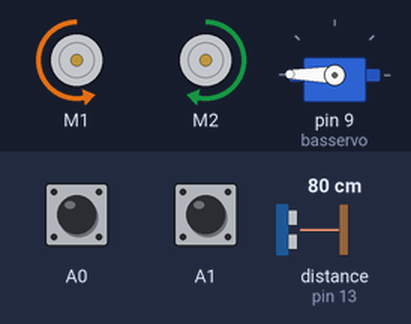
Bench run of a sketch on a simulated Arduino Uno, built with avr-gcc and run on an emulated ATmega328P. Shown: 2 × DC motor (green arrow = forward, orange = backward, longer = faster), servo. The test bench sets the inputs (shaded band); at power-on: distance to the obstacle (sensor on pin 13) 80 cm, A0 HIGH, A1 HIGH. The echo pulse lasts 58.3 µs per cm; random numbers use the default seed unless the sketch sets one.

Above: at 1.4 s.
1.5 s: distance to the obstacle (sensor on pin 13) set to 120 cm
At 1.72 s:
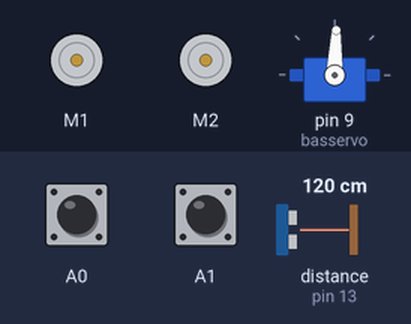
6.3 s: distance to the obstacle (sensor on pin 13) set to 4 cm
At 7.56 s:
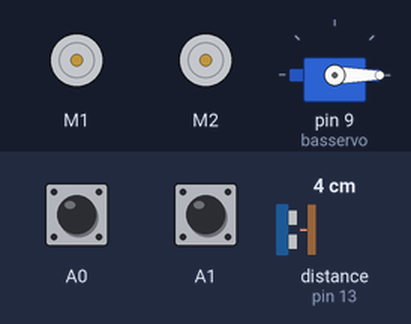
Timing chart, 0 to 15.8 s (numbered marks = the images above; inputs shaded):
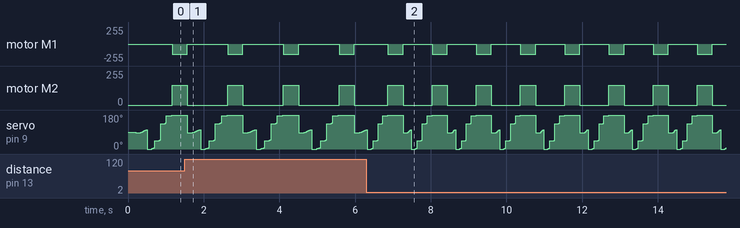

Measured:
- by itself, motor M1: alternates backward 150/255 for 0.40 s and stopped for 0.77 s
- by itself, motor M2: alternates forward 150/255 for 0.40 s and stopped for 0.77 s
- by itself, servo on pin 9 (basservo): repeats every 1.2 s: 0° 0.11 s, 1° 0.02 s, 5° 0.03 s, 45° 0.11 s, 46° 0.02 s, 135° 0.11 s, 136° 0.02 s, 175° 0.11 s, 176° 0.02 s, 179° 0.40 s, 85° 0.11 s, 86° 0.02 s, 90° 0.02 s, 94° 0.02 s, 98° 0.02 s, 102° 0.02 s

The sketch:

RobotArabaV2.ino
```cpp
#include <AFMotor.h>
#include <Ultrasonic.h>
#include <Servo.h>
Servo basservo;
Ultrasonic ultrasonic(12,13); // (Trig PIN,Echo PIN)
AF_DCMotor motorsag(1,MOTOR12_8KHZ);  // Motorları tanımla
AF_DCMotor motorsol(2,MOTOR12_8KHZ);
const bool TRUE = 1; // Lojik değer sabitleri.
const bool FALSE =0;
const int motorhiz = 150;
const int enyakinnesne = 20;
bool onengel,solengel,solcapraz,sagcapraz,sagengel;

void setup() {
pinMode(A0,INPUT_PULLUP);
pinMode(A1,INPUT_PULLUP);
motorsag.setSpeed(motorhiz);
motorsol.setSpeed (motorhiz); // Motor hız kontrol.
basservo.attach(9); // Servo 9. ayak. Karttaki Servo 2 kısmı
basservo.write(90);
delay(200);

}

void loop()
{
  /* Serbest Bırak */
 motorsol.run(RELEASE);
 motorsag.run(RELEASE);
 /* Tarama İşlemi */
 onengel = bastarama(85,105);
 //IR Okuma
if (!digitalRead(A0))
onengel=TRUE;
if(!digitalRead(A1))
onengel=TRUE;
if (onengel==FALSE)
{
  sagcapraz=bastarama(45,50);
  solcapraz=bastarama(135,140);
}

if (onengel==TRUE)
{
   sagengel=bastarama(0,10);
   sagcapraz=bastarama(45,50);
   solcapraz=bastarama(135,140);
   solengel=bastarama(175,180);
}


if (onengel == FALSE && solcapraz == FALSE && sagcapraz == FALSE )
{
motorsag.run(FORWARD);
motorsol.run(FORWARD);
delay(500);
}

else if (onengel == FALSE && solcapraz == TRUE )
{
  motorsag.run(BACKWARD);
  motorsol.run(FORWARD);
  delay(150);
}

else if (onengel == FALSE && sagcapraz == TRUE)
{
  motorsag.run(FORWARD);
  motorsol.run(BACKWARD);
  delay(150);
}

if(onengel== TRUE)
{
  if(solengel==TRUE || solcapraz == TRUE )
  {
    motorsol.run(FORWARD);
    motorsag.run(BACKWARD);
    delay(300);
  }

 else if(sagengel==TRUE || sagcapraz == TRUE)
 {
  motorsol.run (BACKWARD);
  motorsag.run(FORWARD);
  delay(300);
 }

else if(sagengel == TRUE && solengel == TRUE)
{
  motorsol.run(BACKWARD);
  motorsag.run(BACKWARD);
  delay(300);
  motorsol.run (BACKWARD);
  motorsag.run(FORWARD);
  delay(300);
}
else if(solengel==FALSE && sagengel == FALSE)
{
  bool yon = random(0, 1);
  if (yon==0)
  {
  motorsol.run(BACKWARD);
  motorsag.run(FORWARD);
  delay(300);
  }
  else if(yon==1)
  {
    motorsol.run(FORWARD);
    motorsag.run(BACKWARD);
    delay(300);
  }
}
}

delay(100);
}

bool bastarama(byte ilkaci, byte sonaci) // Sırayla tarama işlemini yap ve en yakın objeyi esas al
{
int sonolcum;
basservo.write(ilkaci);
delay(100);
for (int i=ilkaci; i<sonaci; i+=1)
{

 int olcum = ultrasonic.Ranging(CM);
 basservo.write(i);
 delay(5);
 if (olcum<sonolcum)
 sonolcum=olcum;
}


bool sondurum;
if (sonolcum<enyakinnesne)
sondurum=1;
else
sondurum=0;
return sondurum;
}
```
